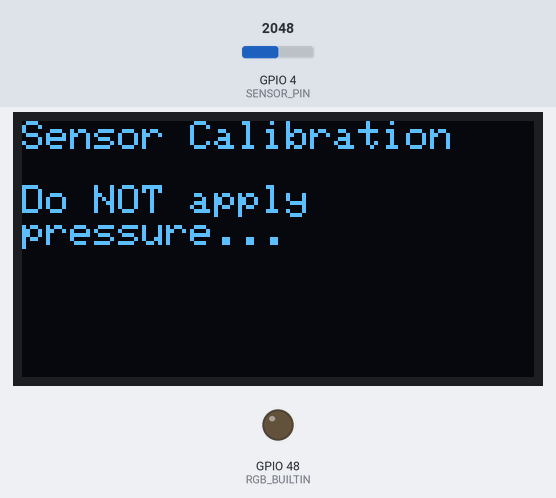
The sketch below on a simulated ESP32-S3. Shown: 128×64 one-colour display, output pins drawn as LEDs (lit = HIGH). The test bench sets the inputs (shaded band); at power-on: GPIO 4 (SENSOR_PIN) = 2048 (analog values on the 0–4095 scale). What the sketch prints to the serial monitor is not drawn.

Above: at 4.4 s.
At 11.5 s:
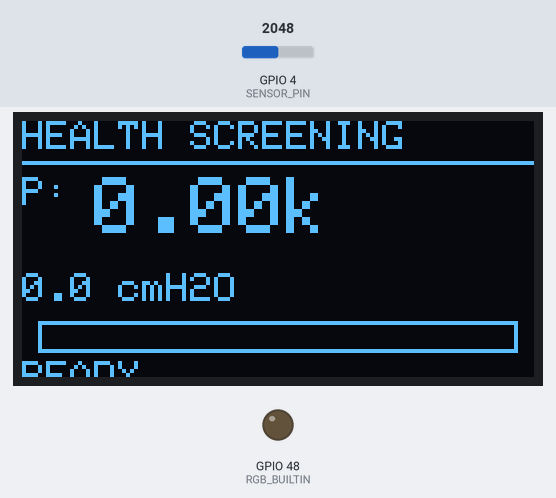
11.6 s: GPIO 4 (SENSOR_PIN) set to 2050
At 14.4 s:
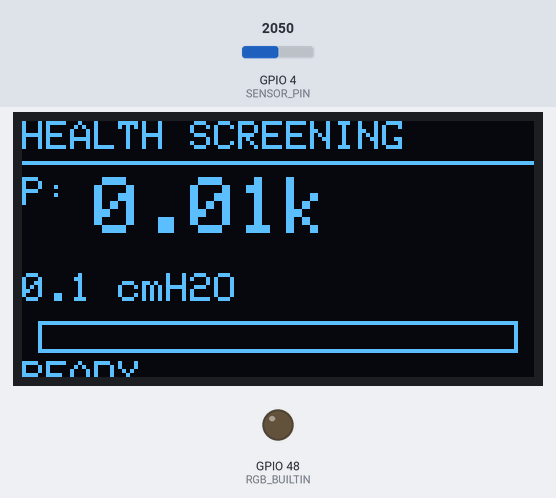
14.6 s: GPIO 4 (SENSOR_PIN) set to 2866
At 14.74 s:
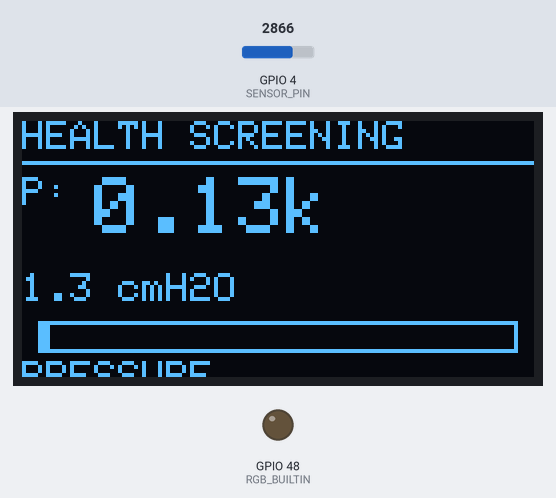
16.5 s: GPIO 4 (SENSOR_PIN) set to 2047
At 17.25 s:
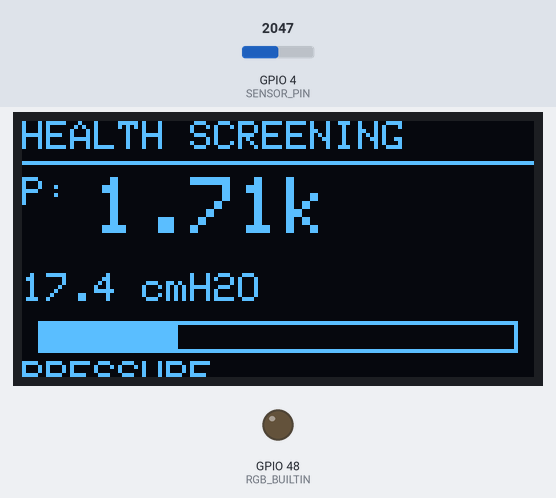
Timing chart, 0 to 19.5 s (numbered marks = the images above; inputs shaded):
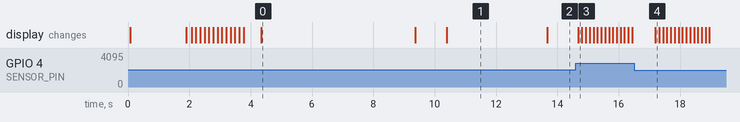

Measured:
- the behaviour switches between 2049 and 2050 on GPIO 4 (SENSOR_PIN) (found by bisection; images 1 and 2)
- after the input at 11.6 s, the display: changes after 2.1 s (image 2)
- after the input at 14.6 s, the display: changes after 0.08 s (image 3)
- what the display in image 0 shows lasts 5.1 s, from 4.3 s to 9.4 s

The sketch:

mpx5010dpeky.ino
```cpp
/****************************************************
 * HEALTH SCREENING SYSTEM
 * ESP32-S3 + MPX5010DP
 * OLED 0.96" SSD1306
 *
 * SDA : GPIO40
 * SCL : GPIO41
 *
 * RGB LED
 * Green = Ready
 * Red = Pressure
 ****************************************************/

#include <Wire.h>
#include <Adafruit_GFX.h>
#include <Adafruit_SSD1306.h>

#ifndef RGB_BUILTIN
#define RGB_BUILTIN 48
#endif

#define SCREEN_WIDTH 128
#define SCREEN_HEIGHT 64
#define OLED_RESET -1

Adafruit_SSD1306 display(
SCREEN_WIDTH,
SCREEN_HEIGHT,
&Wire,
OLED_RESET
);

const int SENSOR_PIN = 4;

// ADC
const float ADC_VREF = 3.3;
const int ADC_MAX = 4095;

// Divider
const float R1 = 10000.0;
const float R2 = 15000.0;
const float DIVIDER_RATIO = (R1 + R2) / R2;

// Filter

const int FILTER_SIZE = 20;

float samples[FILTER_SIZE];

float sampleSum = 0;

int sampleIndex = 0;

// Zero calibration

float zeroVoltage = 0;

// Pressure

float pressure_kPa = 0;

float pressure_cm = 0;

float pressure_mmHg = 0;

float sensorVoltage = 0;

int rawADC = 0;

// Status

bool pressureDetected = false;

const float THRESHOLD = 0.10;

unsigned long lastDisplay = 0;


//====================================================
// RGB
//====================================================

void LED_GREEN()
{
    neopixelWrite(RGB_BUILTIN,0,25,0);
}

void LED_RED()
{
    neopixelWrite(RGB_BUILTIN,25,0,0);
}

void LED_OFF()
{
    neopixelWrite(RGB_BUILTIN,0,0,0);
}

//====================================================
// Moving Average
//====================================================

float movingAverage(float value)
{
    sampleSum -= samples[sampleIndex];

    samples[sampleIndex] = value;

    sampleSum += value;

    sampleIndex++;

    if(sampleIndex>=FILTER_SIZE)
        sampleIndex=0;

    return sampleSum/FILTER_SIZE;
}

//====================================================

float readVoltage()
{
    rawADC = analogRead(SENSOR_PIN);

    float pinVoltage =
    rawADC * ADC_VREF / ADC_MAX;

    return pinVoltage * DIVIDER_RATIO;
}

//====================================================

void splash()
{

display.clearDisplay();

display.setTextSize(2);
display.setCursor(6,8);
display.println("HEALTH");

display.setCursor(6,28);
display.println("SCREENING");

display.display();

delay(1800);

display.clearDisplay();

display.setTextSize(1);

display.setCursor(12,5);
display.println("Initializing System");

display.drawRect(10,35,108,10,WHITE);

display.display();

for(int i=0;i<=104;i+=4)
{

display.fillRect(12,37,i,6,WHITE);

display.display();

delay(45);

}

delay(500);

}

//====================================================

void calibrate()
{

display.clearDisplay();

display.setCursor(0,0);

display.println("Sensor Calibration");

display.println("");

display.println("Do NOT apply");

display.println("pressure...");

display.display();

LED_GREEN();

float sum=0;

int count=0;

unsigned long t=millis();

while(millis()-t<5000)
{

sum+=readVoltage();

count++;

delay(10);

}

zeroVoltage=sum/count;

display.clearDisplay();

display.setCursor(0,15);

display.println("Calibration");

display.println("Completed!");

display.display();

delay(1000);

}

//====================================================

void setup()
{

Serial.begin(115200);

analogReadResolution(12);

analogSetPinAttenuation(
SENSOR_PIN,
ADC_11db
);

pinMode(RGB_BUILTIN,OUTPUT);

Wire.begin(40,41);

display.begin(SSD1306_SWITCHCAPVCC, 0x3C);

display.setRotation(2);    // Rotate OLED 180°
display.clearDisplay();
display.setTextColor(SSD1306_WHITE);
display.display();

display.clearDisplay();

display.setTextColor(WHITE);

for(int i=0;i<FILTER_SIZE;i++)
samples[i]=0;

splash();

calibrate();

LED_GREEN();

}


//==============================
// Dashboard
//==============================
void drawDashboard(float kPa,float cm,float mmHg){
  display.clearDisplay();
  display.setTextSize(1);
  display.setCursor(0,0);
  display.println("HEALTH SCREENING");
  display.drawLine(0,10,127,10,SSD1306_WHITE);

  display.setCursor(0,14);
  display.print("P:");
  display.setTextSize(2);
  display.setCursor(18,14);
  display.print(kPa,2);
  display.print("k");

  display.setTextSize(1);
  display.setCursor(0,38);
  display.print(cm,1);
  display.print(" cmH2O");

  int bar=(int)(kPa*20);
  if(bar<0) bar=0;
  if(bar>118) bar=118;
  display.drawRect(4,50,120,8,SSD1306_WHITE);
  display.fillRect(5,51,bar,6,SSD1306_WHITE);

  display.setCursor(0,60);
  if(kPa>THRESHOLD){
    display.print("PRESSURE");
  }else{
    display.print("READY");
  }
  display.display();
}

//==============================
// Main Loop
//==============================
void loop(){

  sensorVoltage = readVoltage();
  sensorVoltage = movingAverage(sensorVoltage);

  pressure_kPa = (sensorVoltage-zeroVoltage)/0.45;
  if(pressure_kPa<0) pressure_kPa=0;

  pressure_cm = pressure_kPa*10.1972;
  pressure_mmHg = pressure_kPa*7.50062;

  pressureDetected = pressure_kPa>THRESHOLD;

  if(pressureDetected) LED_RED();
  else LED_GREEN();

  drawDashboard(pressure_kPa,pressure_cm,pressure_mmHg);

  Serial.print("ADC:");
  Serial.print(rawADC);
  Serial.print(" V:");
  Serial.print(sensorVoltage,3);
  Serial.print(" kPa:");
  Serial.print(pressure_kPa,2);
  Serial.print(" cmH2O:");
  Serial.println(pressure_cm,2);

  delay(100);
}
```

mpx.cpp
```cpp
// --- Konfigurasi Pin dan Parameter ---
const int sensorPin = 34; // GPIO 34 untuk ESP32-U

const float V_REF = 3.3;
const int ADC_RESOLUTION = 4095;

// Update Voltage Divider R1 = 10k, R2 = 15k
const float R1 = 10000.0;
const float R2 = 15000.0;
const float VOLTAGE_DIVIDER_RATIO = (R1 + R2) / R2; // Hasilnya 1.666...

// Karena ESP32 membaca 0 saat idle, kita set kalibrasi dasar 0.2V
float zeroPressureVoltage = 0.20;

void setup() {
  Serial.begin(115200);
  analogReadResolution(12);
  delay(2000);
  Serial.println("=== Memulai Testing Sensor MPX5010DP ===");
}

void loop() {
  int rawADC = analogRead(sensorPin);
  float pinVoltage = 0.0;
  float sensorVoltage = 0.0;
  float pressure_kPa = 0.0;
  float pressure_cmH2O = 0.0;

  // Filter Blind Spot ESP32
  if (rawADC == 0) {
    // Jika 0, asumsikan kondisi idle/tanpa tekanan
    sensorVoltage = zeroPressureVoltage;
    pressure_kPa = 0.0;
    pressure_cmH2O = 0.0;
  } else {
    // Perhitungan normal saat ada tekanan
    pinVoltage = (rawADC / (float)ADC_RESOLUTION) * V_REF;
    sensorVoltage = pinVoltage * VOLTAGE_DIVIDER_RATIO;

    // Konversi Tekanan (kPa)
    pressure_kPa = (sensorVoltage - zeroPressureVoltage) / 0.45;

    // Cegah nilai minus kecil akibat fluktuasi
    if (pressure_kPa < 0) pressure_kPa = 0;

    // Konversi ke cmH2O
    pressure_cmH2O = pressure_kPa * 10.197;
  }

  Serial.print("RawADC:");
  Serial.print(rawADC);
  Serial.print("\t V_Sensor:");
  Serial.print(sensorVoltage, 3);
  Serial.print("\t kPa:");
  Serial.print(pressure_kPa, 3);
  Serial.print("\t cmH2O:");
  Serial.println(pressure_cmH2O, 3);

  delay(100);
}
```
